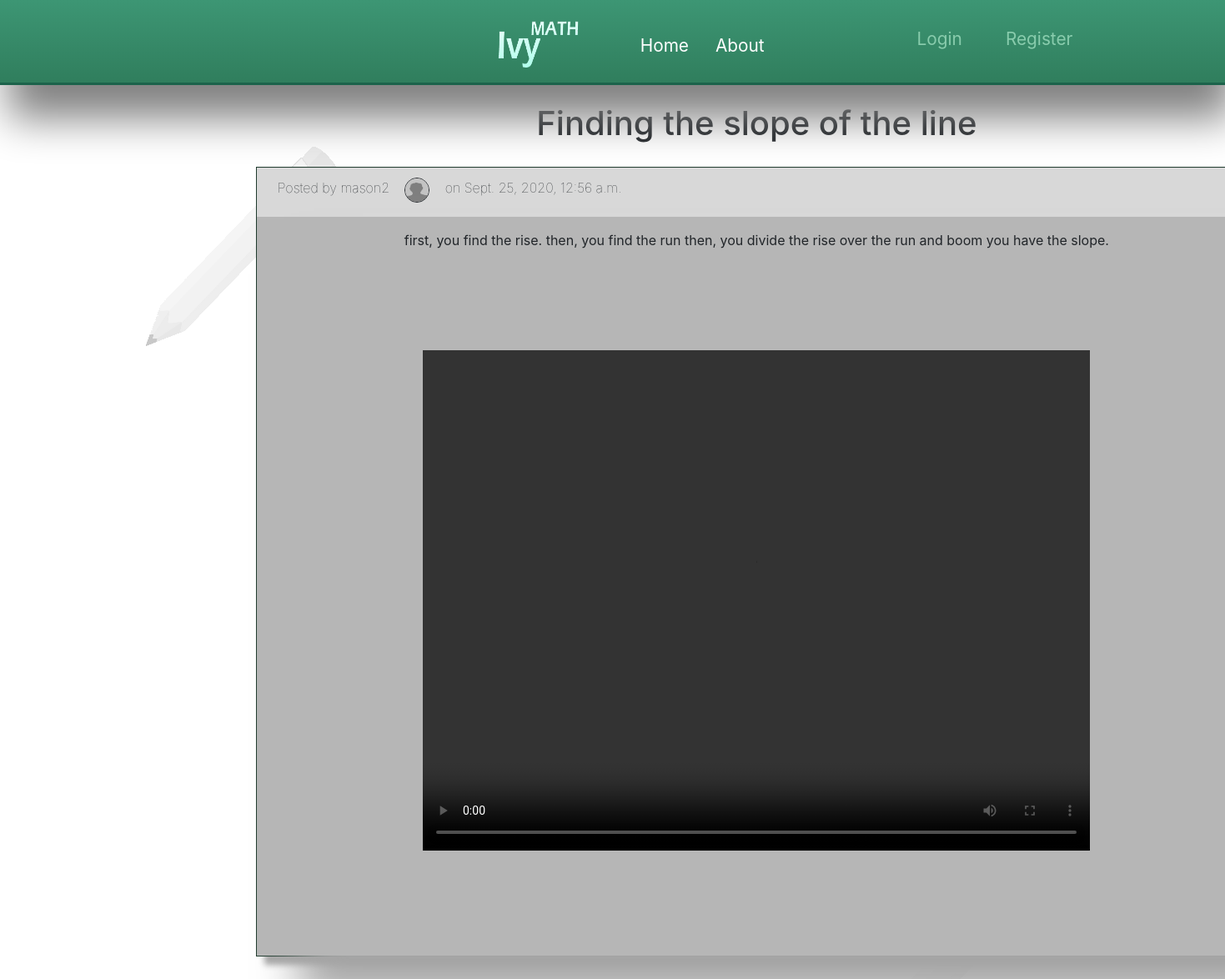
/postAlg/7/, run on the app's committed database.
### boards/models.py (models this page shows, shortened)
class postAlg(models.Model):
    title = models.CharField(max_length=100)
    content = models.TextField()
    date_posted = models.DateTimeField(default=timezone.now)
    author = models.ForeignKey(User, on_delete=models.CASCADE)
    clip = models.FileField(upload_to='user_videos/',null=True)

### users/models.py (models this page shows, shortened)
class Profile(models.Model):
    user = models.OneToOneField(User, on_delete = models.CASCADE)
    image = models.ImageField(default='default.jpg', upload_to='profile_pics')

### boards/views.py (the view)
# urls.py: path('postAlg/<int:pk>/', PostDetailViewAlg.as_view(),name='post-detail-alg'),
class PostDetailViewAlg(DetailView):
    model = postAlg

### boards/templates/boards/postalg_detail.html (shortened to what this page needs)
{%extends  "boards/base.html" %}
{% block content %}
<h1>{{ object.title }}</h1>
    <div class="postdetailview">
        <div class="postedby-container">
            <div class="postedby">
                <div class="postedby-text"><p> Posted by {{object.author}}</p></div>
                <div class="postedby-img"><img style="width: 30px; height: 30px; border-radius: 60%; margin-bottom: 4px; border-style: solid; border-width: 1px;" src= " {{object.author.profile.image.url}}"></div>
                <div><p>on {{ object.date_posted }}</p></div>
            </div>
            <div>
            </div>
        </div>
        <div class="postdet-container">
            <div class="postcont">
                <p>{{ object.content }}</p>
            </div>
            <div class="videosection">
                <video width="800" height="600" controls>
                    <source src="{{ object.clip.url }}" type="video/mp4">
                  </video>
            </div>
        </div>
    </div>
    </div>
{% endblock content %}

### boards/static/style.css (style rules this page uses)
body { background-image:url("background.png"); }
.postcont { margin-left: 30px; margin-right: 30px; background-color: rgb(182, 182, 182); }
.postdet-container { background-color: rgb(182, 182, 182); box-shadow: 50px 50px 50px rgb(165, 165, 165); }
.postedby-container { display: grid; grid-template-columns: 60% 40%; margin-top: 5px; }
.postedby { margin-left: 0px; display: grid; grid-template-columns: 24% 2% 40%; font-weight: 2.5; padding: 7px; }
.postedby-text { width: 100%; }
.postedby-img { width: 100%; }
.postdetailview { margin: 0 auto; border-style: solid; border-width: 1px; border-color: rgb(31, 59, 46); width: 1200px; display: grid; background-color: rgb(216, 216, 216); box-shadow: 10px 10px 7px rgb(168, 168, 168); }
.videosection { margin-top: 10%; margin-bottom: 10%; }

### data on the page
postAlg: title "Finding the slope of the line", author "mason2", author.profile.image (placeholder picture), date_posted "Sept. 25, 2020, 12:56 a.m.", content "first, you find the rise. then, you find the run then, you divide the rise over the run and boom you have the slope."
